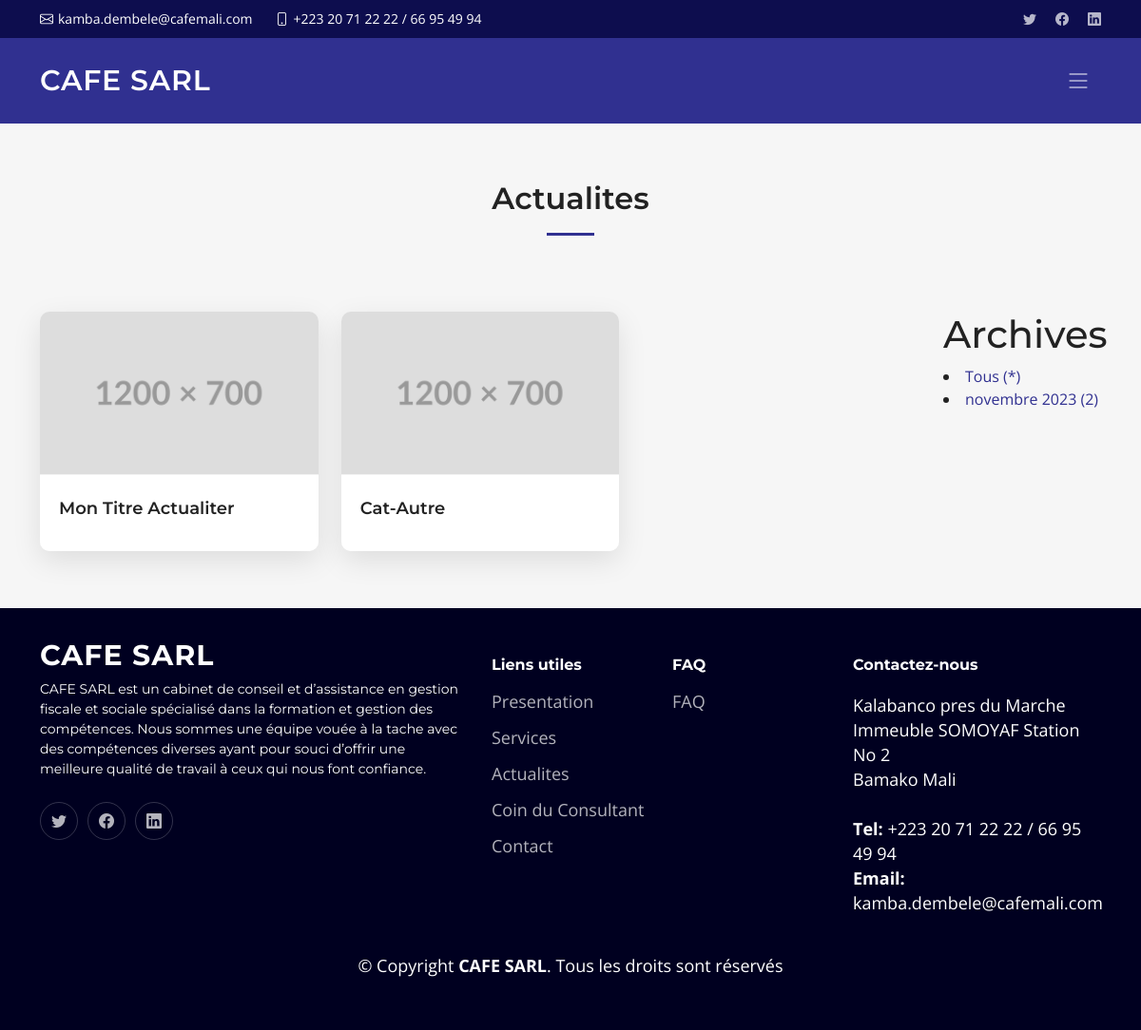
The page /actualite/ on the database its author committed.
### actualite/models.py (models this page shows, shortened)
class Actualite(models.Model):
    category = models.ForeignKey(Categorie,on_delete=models.CASCADE)
    user = models.ForeignKey(Utilisateur,on_delete=models.CASCADE)
    titre = models.CharField(max_length=150, null=False, blank=False)
    image = models.ImageField(upload_to=get_file_path, null=False, blank=True, verbose_name="Image 1200x700")
    description = models.TextField(max_length=500, null=False, blank=False)
    created_at = models.DateTimeField(auto_now_add=True)
    updated_at = models.DateTimeField(auto_now=True)

### actualite/views.py (the view)
# urls.py: path('', views.index, name="actualite_index"),
def index(request,annee=None):
    archives = Actualite.objects.annotate(mois=TruncMonth('created_at')).values('mois').annotate(nombre=Count('id')).values('mois', 'nombre')
    if annee is not None:
        year = annee[0:4]
        month = annee[5:7]
        actualite = Actualite.objects.filter(created_at__year=year, created_at__month=month)
    else:
        actualite = Actualite.objects.all()
    context = {'actualite': actualite,"archives":archives}
    return render(request, 'actualite/index.html',context)

### actualite/templates/actualite/index.html (shortened to what this page needs)
{% extends "base.html" %}
{% load static %}
{% block body %}
<section id="portfolio" class="portfolio sections-bg">
    <div class="container" data-aos="fade-up">
        <div class="section-header">
            <h2>Actualites</h2>
        </div>
        <div class="portfolio-isotope" data-portfolio-filter="*"
            data-portfolio-layout="masonry" data-portfolio-sort="original-order"
            data-aos="fade-up" data-aos-delay="100">
            <div class="row">
                <div class="col-md-10">
                    <div class="row gy-4 portfolio-container">
                {% for item in actualite %}
                <div class="col-xl-4 col-md-6 portfolio-item filter-app">
                    <div class="portfolio-wrap">
                        <a href="{% static item.image %}"
                            data-gallery="portfolio-gallery-app"
                            class="glightbox"><img
                                src="{% static item.image %}"
                                class="img-fluid" alt></a>
                        <div class="portfolio-info">
                            <h4><a href="{% url 'detailActualite' item.titre %}"
                                    title="More Details">{{ item.titre }}</a></h4>
                        </div>
                    </div>
                </div>
                        {% empty %}
                        <div class="text-center h3">Pas d'actualités pour le moment</div>
                {% endfor %}
            </div>
                </div>
                <div class="col-md-2">
                    <h1>Archives</h1>
                    <li><a href="{% url 'actualite_index'  %}">Tous (*)</a></li>
                    {%for archive in archives %}
                        <li><a href="{% url 'actualite_index' annee=archive.mois %}">{{ archive.mois | date:"F Y" }} ({{archive.nombre}})</a></li>
                    {% endfor %}
                </div>
            </div>
        </div>
    </div>
</section>
{% endblock body %}

### root/static/assets/css/main.css (style rules this page uses)
:root { --font-default: "Open Sans", system-ui, -apple-system, "Segoe UI", Roboto, "Helvetica Neue", Arial, "Noto Sans", "Liberation Sans", sans-serif, "Apple Color Emoji", "Segoe UI Emoji", "Segoe UI Symbol", "Noto Color Emoji"; --font-primary: "Montserrat", sans-serif; --font-secondary: "Poppins", sans-serif; }
:root { --color-default: #222222; --color-primary: #303090; --color-secondary: #f85a40; }
:root { scroll-behavior: smooth; }
body { font-family: var(--font-default); color: var(--color-default); }
a { color: var(--color-primary); text-decoration: none; }
h1, h2, h3, h4, h5, h6 { font-family: var(--font-primary); }
section { padding: 60px 0; overflow: hidden; }
.sections-bg { background-color: #f6f6f6; }
.section-header { text-align: center; padding-bottom: 60px; }
.section-header h2 { font-size: 32px; font-weight: 600; margin-bottom: 20px; padding-bottom: 20px; position: relative; }
.section-header h2:after { content: ""; position: absolute; display: block; width: 50px; height: 3px; background: var(--color-primary); left: 0; right: 0; bottom: 0; margin: auto; }
section { scroll-margin-top: 70px; }
.portfolio .portfolio-wrap { box-shadow: 0px 10px 30px rgba(0, 0, 0, 0.1); border-radius: 10px; height: 100%; overflow: hidden; }
.portfolio .portfolio-wrap img { transition: 0.3s; position: relative; z-index: 1; }
.portfolio .portfolio-wrap .portfolio-info { padding: 25px 20px; background-color: #fff; position: relative; border-top: 1px solid #f3f3f3; z-index: 2; }
.portfolio .portfolio-wrap .portfolio-info h4 { font-size: 18px; font-weight: 600; padding-right: 50px; }
.portfolio .portfolio-wrap .portfolio-info h4 a { color: var(--color-default); transition: 0.3s; }

### rows shown on the page
Actualite: image (picture), titre "Mon Titre Actualiter"
Actualite: image (picture), titre "Cat-Autre"

### other values the page prints
{{ archive.mois | date:"F Y" }} "novembre 2023"
{{ archive.nombre }} "2"
